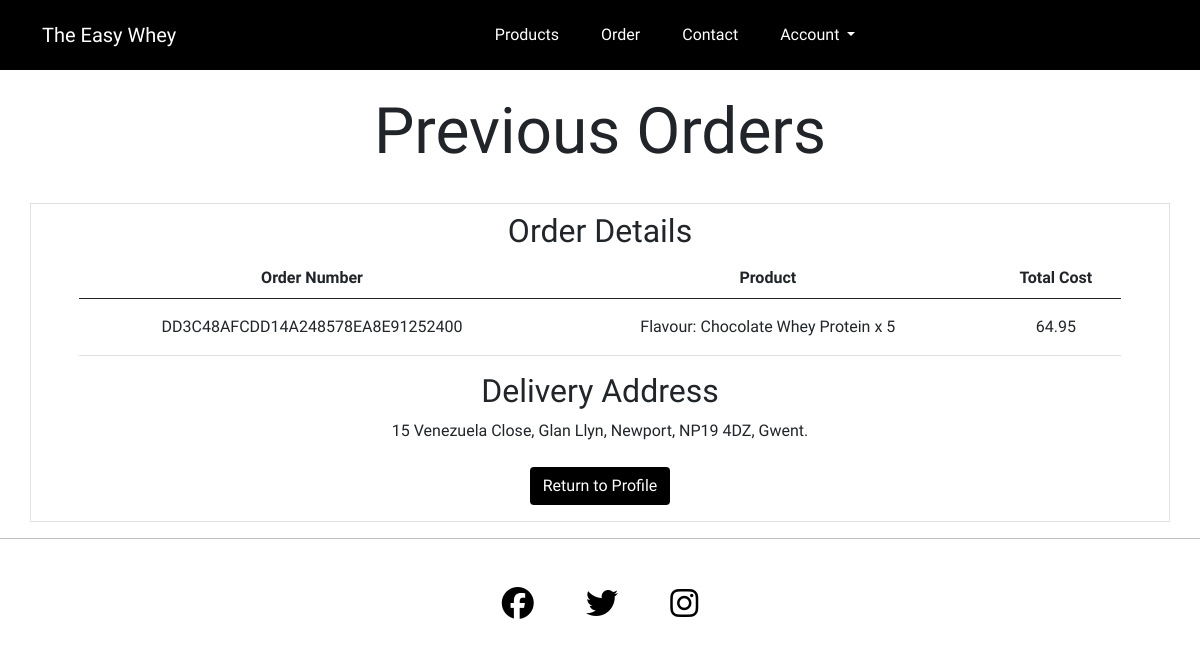
The app's page /profile/DD3C48AFCDD14A248578EA8E91252400 (signed in) with its own data.
### subscription/models.py (models this page shows, shortened)
class Order(models.Model):
    order_number = models.CharField(max_length=32, null=False, editable=False)
    user_profile = models.ForeignKey(
        UserProfile,
        on_delete=models.SET_NULL,
        null=True,
        blank=True,
        related_name="orders",
    )
    full_name = models.CharField(max_length=50, null=False, blank=False)
    email = models.EmailField(max_length=200, null=False, blank=False)
    phone_number = models.CharField(
        validators=[phone_regex], max_length=11, null=True, blank=True
    )
    address_one = models.CharField(max_length=100, null=False, blank=False)
    address_two = models.CharField(max_length=100, null=False, blank=False)
    postcode = models.CharField(max_length=50, null=True, blank=True)
    town_city = models.CharField(max_length=50, null=False, blank=False)
    county = models.CharField(max_length=50, null=True, blank=True)
    country = CountryField(blank_label="Country *", null=False, blank=False)
    date = models.DateTimeField(auto_now_add=True)
    total_cost = models.DecimalField(
        max_digits=10, decimal_places=2, null=False, blank=False, default=0
    )
    is_paid = models.BooleanField(default=False)

class OrderLineItem(models.Model):
    order = models.ForeignKey(
        Order,
        on_delete=models.CASCADE,
        null=False,
        blank=False,
        related_name="lineitems",
    )
    product = models.ForeignKey(
        Product, null=False, blank=False, on_delete=models.CASCADE
    )
    quantity = models.IntegerField(null=False, blank=False, default=0)
    product_total = models.DecimalField(
        max_digits=6, decimal_places=2, null=False, blank=False, editable=False
    )

### products/models.py (models this page shows)
class Product(models.Model):
    flavour = models.CharField(max_length=50, null=False, blank=False)
    description = models.CharField(max_length=200, null=False, blank=False)
    price = models.DecimalField(
        max_digits=5, decimal_places=2, null=False, blank=False, default="6.99"
    )
    def __str__(self):
        return f"Flavour: {self.flavour}"

### profiles/views.py (the view)
# urls.py: path('profile/<order_number>', views.order_history, name="order_history"),
@login_required
def order_history(request, order_number):
    order = get_object_or_404(Order, order_number=order_number)
    if request.user == order.user_profile.user:
        template = 'profiles/view_order.html'
        context = {"order": order}
        return render(request, template, context)
    if request.user != order.user_profile.user:
        messages.error(request, "An error occured.")
        return redirect(reverse('profile'))

### templates/profiles/view_order.html (shortened to what this page needs)
{% extends 'base.html' %}
{% load static %}
{% block header %}
<div class="container-fluid">
    <div class="row my-4">
        <div class="col text-center">
            <h2 class="display-3 title-font">Previous Orders</h2>
        </div>
    </div>
</div>
{% endblock %}
{% block content %}
<div class="container border py-2 px-5 mt-4">
    <div class="row justify-content-center align-items-center text-font">
        <div class="col text-center">
            {% if request.user == order.user_profile.user %}
            <h2>Order Details</h2>
            <div class="table-responsive">
                <table class="table table-hover align-middle">
                    <thead>
                        <tr>
                            <th scope="col">Order Number</th>
                            <th scope="col">Product</th>
                            {% if order.is_paid %}
                            <th scope="col">Total Cost</th>
                            {% endif %}
                        </tr>
                    </thead>
                    <tbody>
                        <tr>
                            <td class="text-break">{{ order.order_number }}</td>
                            <td class="word-break">
                                <ul class="list-group list-group-flush">
                                    {% for item in order.lineitems.all %}
                                    {% if item.quantity > 0 %}
                                    <li class="list-group-item">{{ item.product }} x {{ item.quantity }}</li>
                                    {% endif %}
                                    {% endfor %}
                                </ul>
                            </td>
                            {% if order.is_paid %}
                            <td>{{ order.total_cost }}</td>
                            {% endif %}
                        </tr>
                    </tbody>
                </table>
            </div>
            {% if order.is_paid %}
            <h2>Delivery Address</h2>
            <p>{{ order.address_one }}, {{ order.address_two }},
                {{ order.town_city }},
                {{ order.postcode }}, {{ order.county }}.</p>
            {% endif %}
            {% else %}
            <h2>This order doesn't belong to you.</h2>
            {% endif %}
            <a class="btn text-white background-black text-font my-2" href="{% url 'profile' %}">Return to Profile</a>
        </div>
    </div>
</div>
{% endblock %}

### static/css/style.css (style rules this page uses)
.title-font { font-family: 'Shadows Into Light', sans-serif; }
.text-font { font-family: 'Quicksand', sans-serif; }
.text-white { color: white !important; }
.background-black { background-color: black !important; }

### records on screen
Order: order_number "DD3C48AFCDD14A248578EA8E91252400", total_cost "64.95", address_one "15 Venezuela Close", address_two "Glan Llyn", town_city "Newport", postcode "NP19 4DZ", county "Gwent"
OrderLineItem: product "Flavour: Chocolate Whey Protein", quantity "5"
